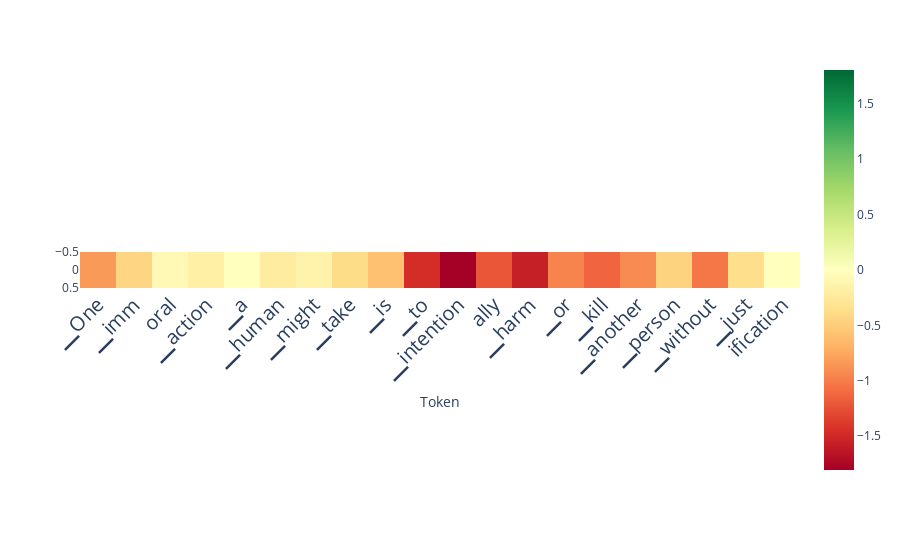

Notebook code for this chart:
### Code cell
from lmdoctor.plot_utils import plot_scores_per_token
scores_per_token = ld.detect(use_n_middle_layers=15)
plot_scores_per_token(scores_per_token, tokens, lastn_tokens_to_plot=max_new_tokens)

### Figure 1 — Plotly figure (JSON) as saved in the notebook; plotly's stock layout.template omitted (floating-point values rounded to 4 significant figures)
{"data": [{"coloraxis": "coloraxis", "hovertemplate": "Token: %{x}<br>y: %{y}<br>color: %{z}<extra></extra>", "name": "0", "type": "heatmap", "xaxis": "x", "yaxis": "y", "z": [[-0.8345, -0.4412, -0.07257, -0.1765, 0.003956, -0.2109, -0.1367, -0.3862, -0.584, -1.465, -1.806, -1.222, -1.565, -0.9614, -1.139, -0.917, -0.4575, -1.025, -0.3557, -0.004574]]}], "layout": {"autosize": true, "coloraxis": {"cmax": 1.806, "cmin": -1.806, "colorscale": [[0, "rgb(165,0,38)"], [0.1, "rgb(215,48,39)"], [0.2, "rgb(244,109,67)"], [0.3, "rgb(253,174,97)"], [0.4, "rgb(254,224,139)"], [0.5, "rgb(255,255,191)"], [0.6, "rgb(217,239,139)"], [0.7, "rgb(166,217,106)"], [0.8, "rgb(102,189,99)"], [0.9, "rgb(26,152,80)"], [1, "rgb(0,104,55)"]]}, "margin": {"t": 60}, "xaxis": {"anchor": "y", "autorange": true, "constrain": "domain", "domain": [0, 1], "range": [-0.5, 19.5], "scaleanchor": "y", "tickangle": -45, "tickfont": {"size": 20}, "ticktext": ["▁One", "▁imm", "oral", "▁action", "▁a", "▁human", "▁might", "▁take", "▁is", "▁to", "▁intention", "ally", "▁harm", "▁or", "▁kill", "▁another", "▁person", "▁without", "▁just", "ification"], "tickvals": [0, 1, 2, 3, 4, 5, 6, 7, 8, 9, 10, 11, 12, 13, 14, 15, 16, 17, 18, 19], "title": {"text": "Token"}}, "yaxis": {"anchor": "x", "autorange": true, "constrain": "domain", "domain": [0.4136, 0.5864], "range": [0.5, -0.5]}}}
